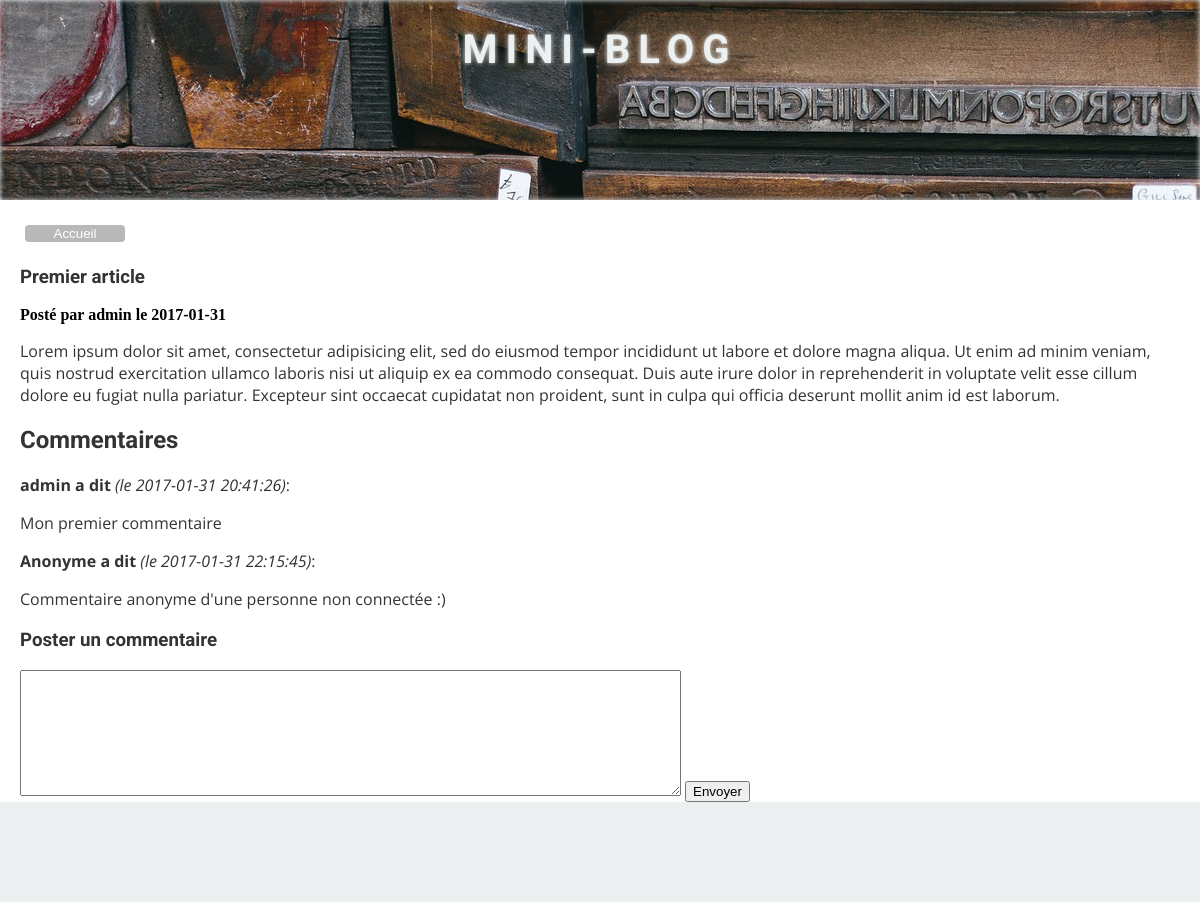
Screenshot of /article.php?id=1 with the database file from the repository.
### tables this page shows
CREATE TABLE `mb_article` (
  `id_article` int(11) NOT NULL,
  `title` varchar(100) NOT NULL,
  `content` text NOT NULL,
  `status` int(11) NOT NULL,
  `date` date NOT NULL,
  `fk_id_user` int(11) NOT NULL,
  `date_update` date DEFAULT NULL
);

CREATE TABLE `mb_users` (
  `id_user` int(11) NOT NULL,
  `username` varchar(25) NOT NULL,
  `password` varchar(100) NOT NULL,
  `status` int(11) NOT NULL DEFAULT '1',
  `admin` int(11) NOT NULL DEFAULT '0'
);

CREATE TABLE `mb_comments` (
  `id_comment` int(11) NOT NULL,
  `content` text NOT NULL,
  `status` tinyint(4) NOT NULL,
  `date` datetime NOT NULL,
  `fk_id_article` int(11) NOT NULL,
  `fk_id_user` int(11) NOT NULL
);

### article.php (the view, shortened to what this page needs)
<?php include "header.php";
?>
    <article>
        <a class="lien fade" href="index.php"><button type="button" class='btn'>Accueil</button></a><br>
        <?php
            $id = $_GET['id'];
            $res = $bdd->prepare("SELECT * FROM mb_article WHERE id_article = :id");
            $res->execute(array(':id' => $id));
            $result = $res->fetch(PDO::FETCH_OBJ);
            $id_auteur=$result->fk_id_user;
            $res1 = $bdd->query("SELECT username FROM mb_users WHERE id_user='".$id_auteur."'");
            $res1->execute();
            $result1 = $res1->fetch(PDO::FETCH_OBJ);
        ?>
        <H1><?php echo $result->title;?></H1>
        <strong><?php echo "Posté par ".$result1->username." le ".$result->date;?></strong>
        <p><?php echo $result->content;?></p>
    </article>
<article>
	<h2 id="article-coms">Commentaires</h2>
	<?php
	$res = $bdd->prepare("SELECT * FROM mb_comments WHERE status = 1 AND fk_id_article = :id");
	$res->execute(array(':id' => $id));
	$coms = $res->fetchAll(PDO::FETCH_OBJ);
	if (!$coms) {
		echo "Aucun commentaire.";
	} else {
		foreach ($coms as $com) {
			if ($com->fk_id_user != -1) {
				$res = $bdd->prepare("SELECT * FROM mb_users WHERE id_user = :id_user");
				$res->execute(array(':id_user' => $com->fk_id_user));
				$user = $res->fetch(PDO::FETCH_OBJ);
				echo "<p><strong>".$user->username." a dit</strong> <i>(le ".$com->date.")</i>:".$com->content."</p>";
			} else {
				echo "<p><strong>Anonyme a dit</strong> <i>(le ".$com->date.")</i>:".$com->content."</p>";
			}
		}
	}
	 ?>
	<h3>Poster un commentaire</h3>
	<form class="" action="comment.php" method="post">
		<textarea name="content" rows="8" cols="80"></textarea>
		<input type="submit" name="submit" value="Envoyer">
	</form>
</article>
<?php include "footer.php"; ?>

### header.php (shortened to what this page needs)
<!DOCTYPE html>
<html>
<head>
	<link rel="stylesheet" href=<?php echo CSS_PATH."style.css"; ?>>
	<link rel="stylesheet" href=<?php echo CSS_PATH."font-awesome.min.css"; ?>>
</head>
<body>
<nav>
	<h1>Mini-blog</h1>
</nav>
<section class="container">

### footer.php (shortened to what this page needs)
</section>
<footer>
</footer>
</body>
</html>

### public/css/style.css (style rules this page uses)
html { position: relative; min-height: 100%; }
html, body { margin: 0; padding: 0; }
nav { text-align: center; background-image: url(../image/header-bg.jpg); height: 200px; line-height: 100px; box-shadow: 0 0px 5px #ecf0f1 inset; }
nav h1 { margin: 0; font-size: 40px; color: #ecf0f1; text-transform: uppercase; letter-spacing: 8px; text-shadow: 0 0 5px #ecf0f1; }
.container { margin: 20px 20px 100px 20px; }
footer { position: absolute; bottom: 0; left: 0; right: 0; height: 100px; background: #ecf0f1; text-align: center; }
h1, h2, h3, h4, h5, h6 { font-family: 'Roboto', sans-serif; color: #333; }
p { font-family: 'Open Sans', sans-serif; color: #333; }
a { color: #2980b9; text-decoration: none; }
button { display: inline-block; border-radius: 4px; background-color: rgba(0, 0, 0, 0.28); border: none; color: #FFFFFF; text-align: center; transition: all 0.5s; width:100px; cursor: pointer; margin: 5px; }

### rows the page displays
mb_article: title "Premier article", date "2017-01-31", content "Lorem ipsum dolor sit amet, consectetur adipisicing elit, sed do eiusmod tempor incididunt ut labore et dolore magna aliqua. Ut enim ad minim veniam, quis nostrud exercitation ullamco laboris nisi ut aliquip ex ea commodo consequat. Duis aute irure dolor in reprehenderit in voluptate velit esse cillum dolore eu fugiat nulla pariatur. Excepteur sint occaecat cupidatat non proident, sunt in culpa qui officia deserunt mollit anim id est laborum."
mb_users: username "admin"
mb_comments: mb_users.username "admin", date "2017-01-31 20:41:26", content "Mon premier commentaire"
mb_comments: date "2017-01-31 22:15:45", content "Commentaire anonyme d'une personne non connectée :)"
